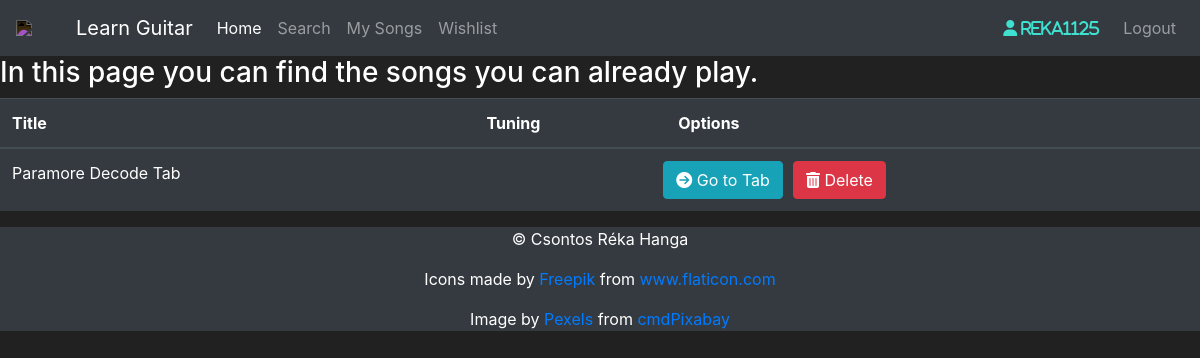
Page /my-songs (signed in) on the earlier database version.
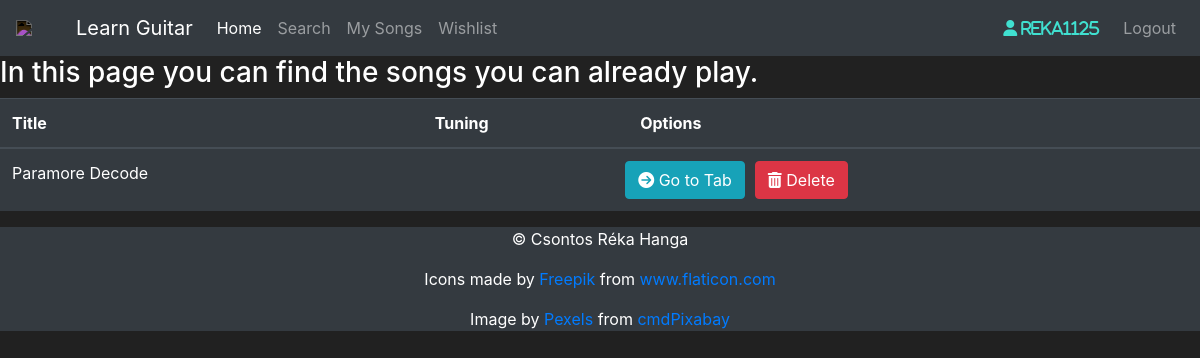
Same page on the later database version.
### application/models.py (models this page shows, shortened)
class My_Songs(db.Model):
    song_id = db.Column(db.Integer(), primary_key=True)
    title = db.Column(db.String(length=50), nullable=False)
    tuning = db.Column(db.String(length=10))
    video_id = db.Column(db.String(length=200))
    tab_url = db.Column(db.String(length=200), unique=True)
    owner = db.Column(db.Integer(), db.ForeignKey('user.user_id'))

### application/routes.py (the view)
@app.route("/my-songs")
@login_required
def mysongs_page():
    mysongs = My_Songs.query.all()
    return render_template("my-songs.html", songs=mysongs)

### application/models.py (called while the page is built)
@login_manager.user_loader
def load_user(user_id):
    return User.query.get(int(user_id))

### application/templates/my-songs.html (shortened to what this page needs)
{% extends 'base.html' %}
{% block content %}
    <h3>In this page you can find the songs you can already play.</h3>
    <table class="table table-hover table-dark">
        <thead>
            <tr>
                <th scope="col">Title</th>
                <th scope="col">Tuning</th>
                <th scope="col">Options</th>
            </tr>
        </thead>
        <tbody>
                {% for song in songs %}
                    <tr>
                        <td>{{ song.title }}</td>
                        <td>{{ song.tuning }}</td>
                        <td>
                            <div class="row">
                                <form action="{{ url_for('tab_page') }}" method="POST" style="margin-right: 10px">
                                    <button type=submit class="btn btn-outline btn-info">
                                        <i class="fas fa-arrow-circle-right"></i> Go to Tab
                                    </button>
                                </form>
                                <form action="{{ url_for('delete_song_page') }}" method=post class=delete-song>
                                    <button type=submit class="btn btn-outline btn-danger">
                                        <i class="fas fa-trash-alt"></i> Delete
                                    </button>
                                </form>
                            </div>
                        </td>
                    </tr>
                {% endfor %}
        </tbody>
    </table>
{% endblock %}

Differences in the rows shown:
changed My_Songs: title "Paramore Decode Tab" → "Paramore Decode"
